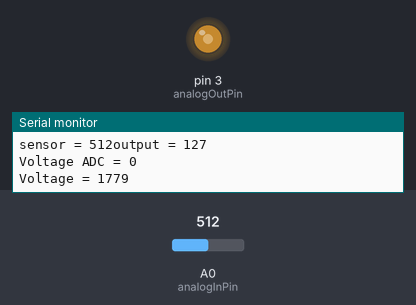
The sketch below on a simulated Arduino Uno, built with avr-gcc and run on an emulated ATmega328P. Shown: output pins drawn as LEDs (lit = HIGH), the last lines printed to the serial monitor. Inputs (shaded band) come from the test bench; at power-on: A0 (analogInPin) = 512.

Above: at 1.3 s.
1.4 s: A0 (analogInPin) set to 716
At 2.2 s:
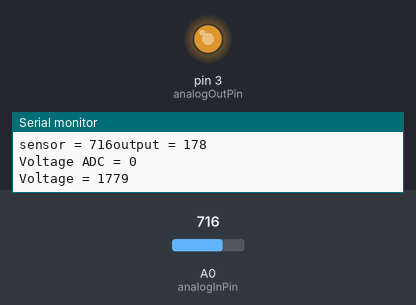
3.0 s: A0 (analogInPin) set to 900
At 3.4 s:
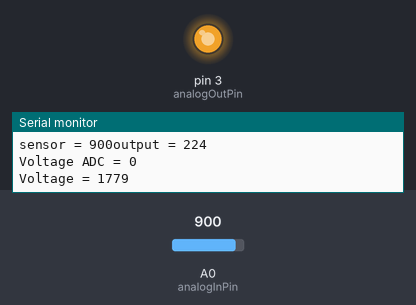
4.5 s: A0 (analogInPin) set to 122
At 5.7 s:
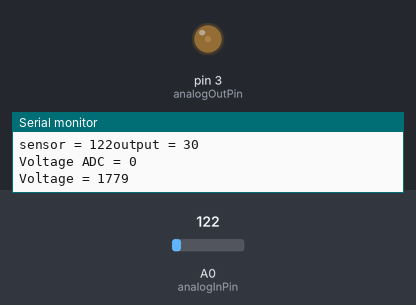
6.0 s: A0 (analogInPin) set to 0
At 7.1 s:
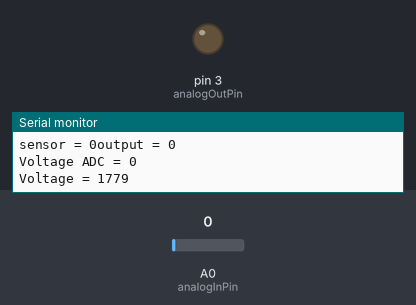
Timing chart, 0 to 8.5 s (numbered marks = the images above; inputs shaded):
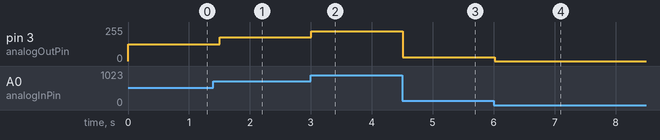

The sketch:

CHK_Sensor_Voltaje.ino
```cpp
/* http://www.nyebarilmu.com */

const int analogInPin = A0; // inisialisasi pin A0 sebagai pembacaan sensor
const int analogOutPin = 3; // inisialisasi pin 3 sebagai pin output

int sensorValue = 00;        // value read from the pot
int outputValue = 00;        // value output to the PWM (analog out)
int voltageOut= 00;
int voltage= 00;

void setup() {
  // inisialisasi komunikasi serial pada 960bps
  Serial.begin(9600);
}

void loop() {
  // Prosedur pembacaan analog pin
  sensorValue = analogRead(analogInPin);
  // mapping pembacaan resolusi sensor
  outputValue = map(sensorValue, 00, 1023, 00, 255);
  // mengubah nilai analog out
  analogWrite(analogOutPin, outputValue);
 voltageOut = (sensorValue / 1023)*5 ;
 voltage = (voltageOut+1.78)/0.001;

  // Mencetak hasil ke monitor serial:
  Serial.print("sensor = " );
  Serial.print(sensorValue);
  Serial.print("output = ");
  Serial.println(outputValue);
  Serial.print("Voltage ADC = ");
  Serial.println(voltageOut);
  Serial.print("Voltage = ");
  Serial.println(voltage);


  // diberikan nilai tunda 2 ms untuk pembacaan berikutnya
  // Menampilkan pembacaan analog-to-digital converter setelah pembacaan terakhir
  delay(500);
}
```

Measured:
- after the input at 1.4 s, pin 3 (analogOutPin): 127/255 → 178/255 after 0.10 s
- after the input at 3.0 s, pin 3 (analogOutPin): 178/255 → 224/255 at once
- after the input at 4.5 s, pin 3 (analogOutPin): 224/255 → 30/255 at once
- after the input at 6.0 s, pin 3 (analogOutPin): 30/255 → 0/255 at once
